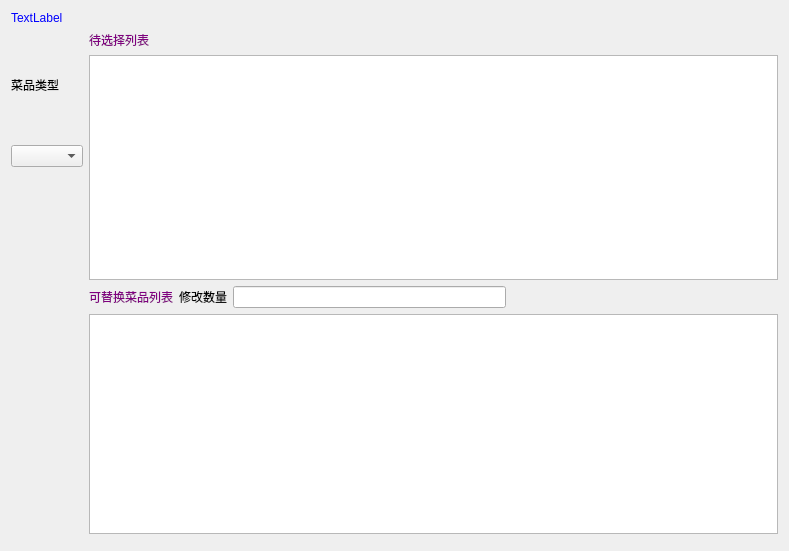
<?xml version="1.0" encoding="UTF-8"?>
<ui version="4.0">
 <class>w_bt_dish_replace_Dialog</class>
 <widget class="QDialog" name="w_bt_dish_replace_Dialog">
  <property name="geometry">
   <rect>
    <x>0</x>
    <y>0</y>
    <width>789</width>
    <height>551</height>
   </rect>
  </property>
  <property name="windowTitle">
   <string>Dialog</string>
  </property>
  <layout class="QVBoxLayout" name="verticalLayout_6">
   <item>
    <widget class="QLabel" name="label_5">
     <property name="styleSheet">
      <string notr="true">color:blue;</string>
     </property>
     <property name="text">
      <string>TextLabel</string>
     </property>
    </widget>
   </item>
   <item>
    <layout class="QHBoxLayout" name="horizontalLayout_2">
     <item>
      <layout class="QVBoxLayout" name="verticalLayout_4">
       <item>
        <layout class="QVBoxLayout" name="verticalLayout_3">
         <item>
          <widget class="QLabel" name="label">
           <property name="text">
            <string>菜品类型</string>
           </property>
          </widget>
         </item>
         <item>
          <widget class="lds_ComboBox" name="comboBox_dishtype"/>
         </item>
         <item>
          <widget class="lds_toolbar" name="widget" native="true"/>
         </item>
        </layout>
       </item>
       <item>
        <widget class="lds_toolbar" name="widget_2" native="true"/>
       </item>
      </layout>
     </item>
     <item>
      <layout class="QVBoxLayout" name="verticalLayout_5">
       <item>
        <layout class="QVBoxLayout" name="verticalLayout_2">
         <item>
          <widget class="QLabel" name="label_2">
           <property name="styleSheet">
            <string notr="true">color:purple;</string>
           </property>
           <property name="text">
            <string>待选择列表</string>
           </property>
          </widget>
         </item>
         <item>
          <widget class="lds_tableView" name="tableView"/>
         </item>
        </layout>
       </item>
       <item>
        <layout class="QVBoxLayout" name="verticalLayout">
         <item>
          <layout class="QHBoxLayout" name="horizontalLayout">
           <item>
            <widget class="QLabel" name="label_3">
             <property name="styleSheet">
              <string notr="true">color:purple;</string>
             </property>
             <property name="text">
              <string>可替换菜品列表</string>
             </property>
            </widget>
           </item>
           <item>
            <widget class="QLabel" name="label_4">
             <property name="text">
              <string>修改数量</string>
             </property>
            </widget>
           </item>
           <item>
            <widget class="lds_selectedall_lineEdit" name="lineEdit"/>
           </item>
           <item>
            <spacer name="horizontalSpacer">
             <property name="orientation">
              <enum>Qt::Horizontal</enum>
             </property>
             <property name="sizeHint" stdset="0">
              <size>
               <width>40</width>
               <height>20</height>
              </size>
             </property>
            </spacer>
           </item>
          </layout>
         </item>
         <item>
          <widget class="lds_tableView" name="tableView_2"/>
         </item>
        </layout>
       </item>
      </layout>
     </item>
    </layout>
   </item>
   <item>
    <widget class="lds_toolbar" name="widget_3" native="true"/>
   </item>
  </layout>
 </widget>
 <customwidgets>
  <customwidget>
   <class>lds_toolbar</class>
   <extends>QFrame</extends>
   <header>lds_toolbar.h</header>
   <container>1</container>
  </customwidget>
  <customwidget>
   <class>lds_tableView</class>
   <extends>QTableView</extends>
   <header>lds_tableview.h</header>
  </customwidget>
  <customwidget>
   <class>lds_ComboBox</class>
   <extends>QComboBox</extends>
   <header>lds_combobox.h</header>
  </customwidget>
  <customwidget>
   <class>lds_selectedall_lineEdit</class>
   <extends>QLineEdit</extends>
   <header>lds_selectedall_lineedit.h</header>
  </customwidget>
 </customwidgets>
 <resources/>
 <connections/>
</ui>
